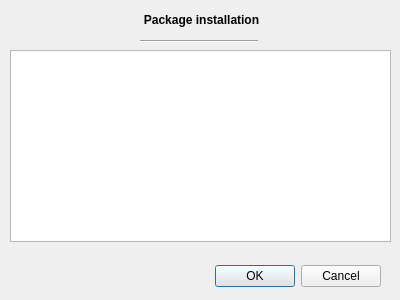
<?xml version="1.0" encoding="UTF-8"?>
<ui version="4.0">
 <class>DataPack::InstallPackDialog</class>
 <widget class="QDialog" name="DataPack::InstallPackDialog">
  <property name="geometry">
   <rect>
    <x>0</x>
    <y>0</y>
    <width>400</width>
    <height>300</height>
   </rect>
  </property>
  <property name="windowTitle">
   <string>Dialog</string>
  </property>
  <widget class="QDialogButtonBox" name="buttonBox">
   <property name="geometry">
    <rect>
     <x>40</x>
     <y>260</y>
     <width>341</width>
     <height>32</height>
    </rect>
   </property>
   <property name="orientation">
    <enum>Qt::Horizontal</enum>
   </property>
   <property name="standardButtons">
    <set>QDialogButtonBox::Cancel|QDialogButtonBox::Ok</set>
   </property>
  </widget>
  <widget class="QLabel" name="label">
   <property name="geometry">
    <rect>
     <x>21</x>
     <y>10</y>
     <width>361</width>
     <height>20</height>
    </rect>
   </property>
   <property name="font">
    <font>
     <weight>75</weight>
     <bold>true</bold>
    </font>
   </property>
   <property name="text">
    <string>Package installation</string>
   </property>
   <property name="alignment">
    <set>Qt::AlignCenter</set>
   </property>
  </widget>
  <widget class="Line" name="line">
   <property name="geometry">
    <rect>
     <x>140</x>
     <y>40</y>
     <width>118</width>
     <height>3</height>
    </rect>
   </property>
   <property name="orientation">
    <enum>Qt::Horizontal</enum>
   </property>
  </widget>
  <widget class="QTreeView" name="treeView">
   <property name="geometry">
    <rect>
     <x>10</x>
     <y>50</y>
     <width>381</width>
     <height>192</height>
    </rect>
   </property>
  </widget>
 </widget>
 <resources/>
 <connections>
  <connection>
   <sender>buttonBox</sender>
   <signal>accepted()</signal>
   <receiver>DataPack::InstallPackDialog</receiver>
   <slot>accept()</slot>
   <hints>
    <hint type="sourcelabel">
     <x>248</x>
     <y>254</y>
    </hint>
    <hint type="destinationlabel">
     <x>157</x>
     <y>274</y>
    </hint>
   </hints>
  </connection>
  <connection>
   <sender>buttonBox</sender>
   <signal>rejected()</signal>
   <receiver>DataPack::InstallPackDialog</receiver>
   <slot>reject()</slot>
   <hints>
    <hint type="sourcelabel">
     <x>316</x>
     <y>260</y>
    </hint>
    <hint type="destinationlabel">
     <x>286</x>
     <y>274</y>
    </hint>
   </hints>
  </connection>
 </connections>
</ui>
